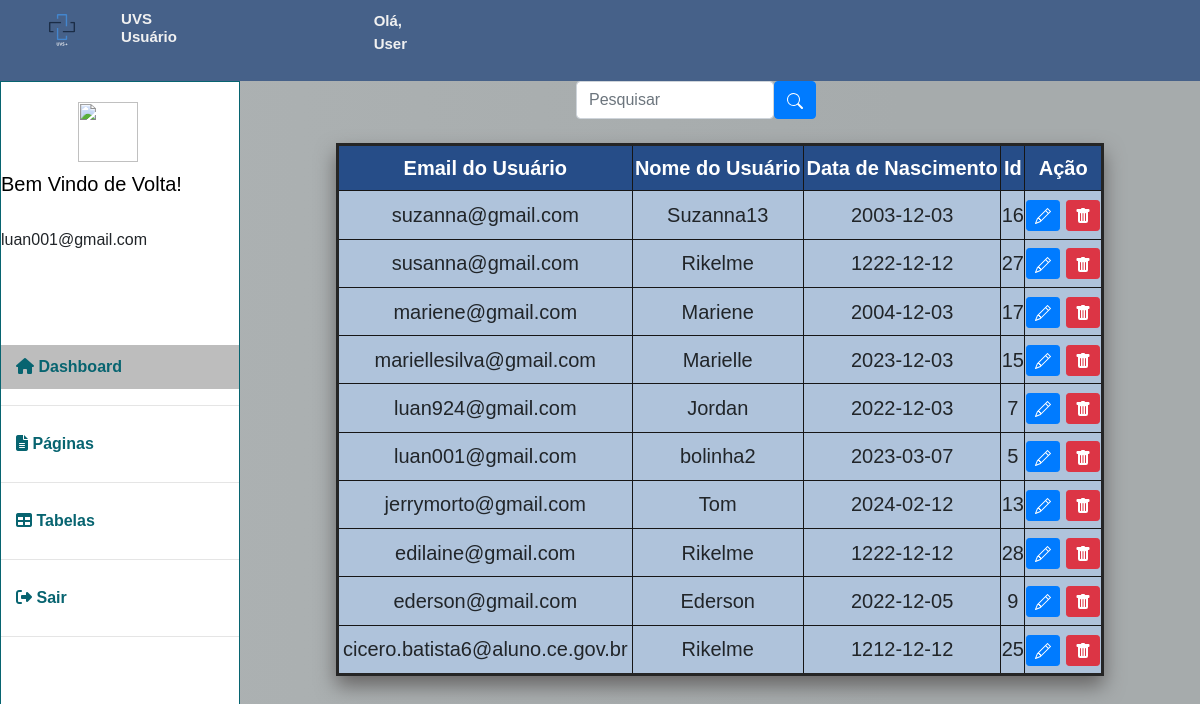
Screenshot of /admin_pages/usuarios.php (signed in) with the database file from the repository.
### tables this page shows
CREATE TABLE `tbubs` (
  `email` varchar(50) NOT NULL,
  `senha` varchar(50) NOT NULL,
  `nome` varchar(20) NOT NULL,
  `data` date DEFAULT NULL,
  `id` int(100) NOT NULL,
  `caminho` varchar(100) DEFAULT NULL,
  `imagem` varchar(100) DEFAULT NULL
);

### PHP/logado.php (called while the page is built, shortened)
<?php
if(isset($_SESSION['email']) && isset($_SESSION['senha'])){
    $logado = $_SESSION['email'];
  }
?>

### admin_pages/usuarios.php (the view, shortened to what this page needs)
<?php
  include_once('../banco/dbconnect.php');
      if(!empty($_GET['search']))
  {
      $data = $_GET['search'];
      $sql = "SELECT * FROM tbubs WHERE  id LIKE '%$data%' or nome LIKE '%$data%' or  email LIKE '%$data%'  ORDER BY email DESC";
  }
  else
  {
      $sql = "SELECT * FROM tbubs ORDER BY email DESC";
  }
  $result = $conexao -> query($sql);
  ?>
<!DOCTYPE html>
<html lang="pt-br">
<head>
    <link rel="stylesheet" href="https://stackpath.bootstrapcdn.com/bootstrap/4.1.3/css/bootstrap.min.css">
    <link rel="stylesheet" href="../CSS/admin.css">
    <link rel="stylesheet" href="../CSS/conta.css">
    <link rel="stylesheet" href="../dist/ui/trumbowyg.min.css">
</head>
<body>
<header>
        <div class="info-cabecalho">
                <img class="logo"src="../IMAGENS/UVS +.svg" alt="uvs logo">
                <h5>UVS Usuário</h5>
                <p>Olá, User</p>
        </div>
    </header>
    <section class="main">
        <div class="sidebar">
            <div class="perfil-adm">
            <div class="image-perfil">
                    <form action="">
                        <a class="image-perfil" href="user_admin.php">
                        <img src=<?php ?> name="perfiluser" style="width: 60px; height: 60px">
                        </a>
                    </form>
                    <h4>Bem Vindo de Volta!</h4>
                    <p><?php include "../PHP/logado.php";
                    echo "<br>" . $logado; if($user != ""){
                    }?></p>
                 </div>
               </div>
               <br>
            <a class="nome-colorido" href="administrador.php"> <i class="fa-solid fa-house" style="color: #076470;"></i> Dashboard</a>
                <hr>
            <a href="paginas.php"> <i class="fa-sharp fa-solid fa-file-lines" style="color: #076470;"></i> Páginas </a>
                <hr>
            <a href="tabelas.php">  <i class="fa-solid fa-table" style="color: #076470;"></i> Tabelas</a>
                <hr>
            <a href="../pages/sair.php"> <i class="fa-solid fa-right-from-bracket" style="color: #076470;"></i> Sair</a>
            <hr>
        </div>
 <div class="principal">
        <div class="box-search">
            <input type="search" placeholder="Pesquisar" class="form-control" id="pesquisar">
            <button class= "btn btn-primary" onclick="Apresentar()">
            </button>
        </div>
<br>
   <table class="tabela">
      <th class="tdDark">Email do Usuário</th>
      <th class="tdDark">Nome do Usuário</th>
      <th class="tdDark">Data de Nascimento</th>
      <th class="tdDark">Id</th>
      <th class="tdDark">Ação</th>
    <?php
    while($user_data = mysqli_fetch_assoc($result)) {
                            echo "<tr>";
                            echo "<td>".$user_data['email']."</td>";
                            echo "<td>".$user_data['nome']."</td>";
                            echo "<td>".$user_data['data']."</td>";
                            echo "<td>".$user_data['id']."</td>";
                            echo "<td>
                            <a class='btn btn-sm btn-primary' href='../PHP/edit.php?id=$user_data[id]' title='Editar'>
                            <svg xmlns='http://www.w3.org/2000/svg' width='16' height='16' fill='currentColor' class='bi bi-pencil' viewBox='0 0 16 16'>
                                <path d='M12.146.146a.5.5 0 0 1 .708 0l3 3a.5.5 0 0 1 0 .708l-10 10a.5.5 0 0 1-.168.11l-5 2a.5.5 0 0 1-.65-.65l2-5a.5.5 0 0 1 .11-.168l10-10zM11.207 2.5 13.5 4.793 14.793 3.5 12.5 1.207 11.207 2.5zm1.586 3L10.5 3.207 4 9.707V10h.5a.5.5 0 0 1 .5.5v.5h.5a.5.5 0 0 1 .5.5v.5h.293l6.5-6.5zm-9.761 5.175-.106.106-1.528 3.821 3.821-1.528.106-.106A.5.5 0 0 1 5 12.5V12h-.5a.5.5 0 0 1-.5-.5V11h-.5a.5.5 0 0 1-.468-.325z'/>
                            </svg>
                            </a>
                            <a class='btn btn-sm btn-danger' href='../PHP/alterar.php?id=$user_data[id]' title='Deletar'>
                                <svg xmlns='http://www.w3.org/2000/svg' width='16' height='16' fill='currentColor' class='bi bi-trash-fill' viewBox='0 0 16 16'>
                                    <path d='M2.5 1a1 1 0 0 0-1 1v1a1 1 0 0 0 1 1H3v9a2 2 0 0 0 2 2h6a2 2 0 0 0 2-2V4h.5a1 1 0 0 0 1-1V2a1 1 0 0 0-1-1H10a1 1 0 0 0-1-1H7a1 1 0 0 0-1 1H2.5zm3 4a.5.5 0 0 1 .5.5v7a.5.5 0 0 1-1 0v-7a.5.5 0 0 1 .5-.5zM8 5a.5.5 0 0 1 .5.5v7a.5.5 0 0 1-1 0v-7A.5.5 0 0 1 8 5zm3 .5v7a.5.5 0 0 1-1 0v-7a.5.5 0 0 1 1 0z'/>
                                </svg>
                            </a>
                            </td>";
                        echo "</tr>";
                }
            ?>
</table>
</div>
</body>
</html>

### CSS/admin.css (style rules this page uses)
* { margin: 0; padding: 0; }
html, body { font-family: Arial, Helvetica, sans-serif; width: 100vw; height: 100%; }
header { display: flex; padding: 10px 2%; justify-content: space-between; background-color: #466189; }
.info-cabecalho { display: flex; }
.info-cabecalho h5 { font-weight: bold; color: #f1f1f1; margin-left: 20%; font-size: 15px }
.info-cabecalho p { font-weight: bold; color: #f1f1f1; margin-left: 100%; font-size: 15px }
.perfil-adm { height: 30%; }
.image-perfil img { margin-top: 10px; margin-left: 30%; justify-content: center; }
.logo { width: 40px; height: 40px; margin-left: 9%; }
.main { display: flex; flex-wrap: wrap; height: 100%; }
.sidebar { width: 20%; background-color: rgb(255, 255, 255); height: 100%; border: 1px solid rgb(7, 100, 112); }
.sidebar a { text-decoration: none; display: block; padding: 10px 15px; color: rgb(7, 100, 112); font-weight: bold; font-family: Arial, Helvetica, sans-serif; }
.nome-colorido { background-color: rgb(189, 189, 189); color: #222; font-weight: bold; }
.principal { width: 80%; }

### CSS/conta.css (style rules this page uses)
body { width:100%; min-height: 100vh; background-attachment: fixed; background: rgb(153, 157, 158); background: linear-gradient(90deg, rgb(173, 178, 179) 5%, rgb(166, 171, 172) 75%); }
h4 { Font-size: 20px; color: black; }
.box-search { margin-left: 35%; width: 25%; gap:.1%; display: flex; }
.tabela { background-color: #AFC3DB; margin-left: 10%; text-align: center; border: solid rgb(37, 37, 37); width: 80%; box-shadow:0px 10px 20px #676565; border-radius: 2px; cursor: pointer; border-collapse:collapse ; font-size: 20px; height: 400pt; }
.tdDark { background-color: #264d88; color: white; }
td { border:solid rgb(22, 22, 22) 1px; }
th { border:solid rgb(22, 22, 22) 1px; }

### rows the page displays
tbubs: email "suzanna@gmail.com", nome "Suzanna13", data "2003-12-03", id "16"
tbubs: email "susanna@gmail.com", nome "Rikelme", data "1222-12-12", id "27"
tbubs: email "mariene@gmail.com", nome "Mariene", data "2004-12-03", id "17"
tbubs: email "mariellesilva@gmail.com", nome "Marielle", data "2023-12-03", id "15"
tbubs: email "luan924@gmail.com", nome "Jordan", data "2022-12-03", id "7"
tbubs: email "luan001@gmail.com", nome "bolinha2", data "2023-03-07", id "5"
tbubs: email "jerrymorto@gmail.com", nome "Tom", data "2024-02-12", id "13"
tbubs: email "edilaine@gmail.com", nome "Rikelme", data "1222-12-12", id "28"
tbubs: email "ederson@gmail.com", nome "Ederson", data "2022-12-05", id "9"
tbubs: email "cicero.batista6@aluno.ce.gov.br", nome "Rikelme", data "1212-12-12", id "25"

### other values shown
$logado "luan001@gmail.com"
